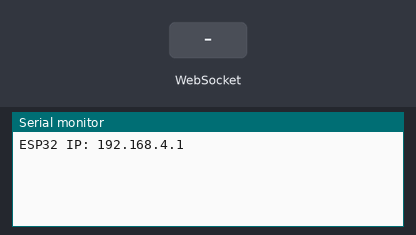
Bench run of a sketch on a simulated ESP32. Parts: the last lines printed to the serial monitor. The inputs (shaded band) are chosen by the test bench.

Above: at 1.2 s.
1.3 s: WebSocket text "MOVE," received
At 1.8 s:
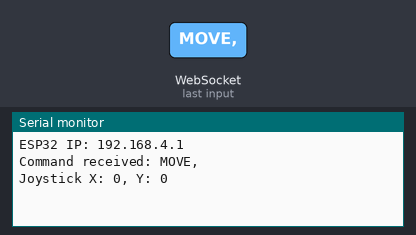
2.8 s: WebSocket text "5" received
At 4.2 s:
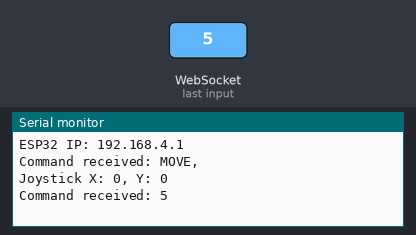

Measured:
- after the input at 1.3 s, the serial monitor: prints a new line at once (image 1)
- after the input at 2.8 s, the serial monitor: prints a new line at once (image 2)

The sketch:

server+virtual_joystick.ino
```cpp
#include <WiFi.h>
#include <WebServer.h>
#include <WebSocketsServer.h>

const char* ssid = "ESP32_WIFI";
const char* password = "12345678";

WebServer server(80);
WebSocketsServer webSocket = WebSocketsServer(81);

void handleRoot() {
  server.send(200, "text/html", R"rawliteral(
<!DOCTYPE html>
<html lang="en">
<head>
  <meta charset="UTF-8">
  <title>Joystick Control</title>
  <style>
    body {
      display: flex;
      flex-direction: column;
      justify-content: center;
      align-items: center;
      height: 100vh;
      margin: 0;
      background: #f0f0f0;
    }
    #joystick-zone {
      width: 200px;
      height: 200px;
      background: #ccc;
      border-radius: 50%;
      position: relative;
      touch-action: none;
    }
    #joystick-stick {
      width: 60px;
      height: 60px;
      background: #333;
      border-radius: 50%;
      position: absolute;
      left: 70px;
      top: 70px;
      touch-action: none;
    }
    #output {
      margin-top: 20px;
      font-size: 20px;
    }
  </style>
</head>
<body>
  <div id="joystick-zone">
    <div id="joystick-stick"></div>
  </div>
  <div id="output">X: 2000, Y: 2000</div>

  <script>
    const stick = document.getElementById('joystick-stick');
    const zone = document.getElementById('joystick-zone');
    const output = document.getElementById('output');
    let dragging = false;
    const center = 100; // Center of the joystick zone (200px / 2)
    const maxDistance = 70; // Maximum distance from the center to the border (radius of the joystick circle)
    const deadzone = 5; // Area where values don't change (when joystick is near the center)

    const webSocket = new WebSocket('ws://' + location.host.split(":")[0] + ':81');

    webSocket.onopen = () => console.log('WebSocket connected');
    webSocket.onmessage = (event) => console.log('Received: ' + event.data);

    zone.addEventListener('mousedown', startDrag);
    zone.addEventListener('touchstart', startDrag);
    document.addEventListener('mousemove', drag);
    document.addEventListener('touchmove', drag);
    document.addEventListener('mouseup', endDrag);
    document.addEventListener('touchend', endDrag);

    function getPosition(event) {
      const rect = zone.getBoundingClientRect();
      let x = (event.touches ? event.touches[0].clientX : event.clientX) - rect.left;
      let y = (event.touches ? event.touches[0].clientY : event.clientY) - rect.top;
      return { x, y };
    }

    function startDrag(e) {
      dragging = true;
      drag(e);
    }

    function drag(e) {
      if (!dragging) return;
      const pos = getPosition(e);
      let dx = pos.x - center;
      let dy = pos.y - center;
      let distance = Math.sqrt(dx * dx + dy * dy);

      // Clamp the joystick stick to the border of the joystick zone
      if (distance > maxDistance) {
        dx = (dx / distance) * maxDistance;
        dy = (dy / distance) * maxDistance;
      }

      // Update the position of the joystick stick
      stick.style.left = (center + dx - 30) + 'px';
      stick.style.top = (center + dy - 30) + 'px';

      // Calculate joystick values based on distance
      let xValue = 2000;
      let yValue = 2000;

      if (Math.abs(dx) <= deadzone && Math.abs(dy) <= deadzone) {
        // Joystick is near the center, set to neutral values
        xValue = 2000;
        yValue = 2000;
      } else {
        // Calculate the X and Y values based on distance and direction
        xValue = Math.round(2000 + (dx / maxDistance) * 2000);
        yValue = Math.round(2000 + (dy / maxDistance) * 2000);
      }

      output.innerText = `X: ${xValue}, Y: ${yValue}`;
      webSocket.send(`MOVE,${xValue},${yValue}`);
    }

    function endDrag() {
      dragging = false;
      stick.style.left = '70px';
      stick.style.top = '70px';
      output.innerText = 'X: 2000, Y: 2000';
      webSocket.send('MOVE,2000,2000'); // Send neutral values when joystick is released
    }
  </script>
</body>
</html>
  )rawliteral");
}

void webSocketEvent(uint8_t num, WStype_t type, uint8_t * payload, size_t length) {
  if (type == WStype_TEXT) {
    String message = (char*)payload;
    Serial.print("Command received: ");
    Serial.println(message);

    if (message.startsWith("MOVE,")) {
      int comma1 = message.indexOf(',');
      int comma2 = message.indexOf(',', comma1 + 1);
      int x = message.substring(comma1 + 1, comma2).toInt();
      int y = message.substring(comma2 + 1).toInt();
      Serial.printf("Joystick X: %d, Y: %d\n", x, y);
    }
  }
}

void setup() {
  Serial.begin(115200);
  WiFi.softAP(ssid, password);
  Serial.print("ESP32 IP: ");
  Serial.println(WiFi.softAPIP());

  server.on("/", handleRoot);
  server.begin();
  webSocket.begin();
  webSocket.onEvent(webSocketEvent);
}

void loop() {
  server.handleClient();
  webSocket.loop();
}
```
